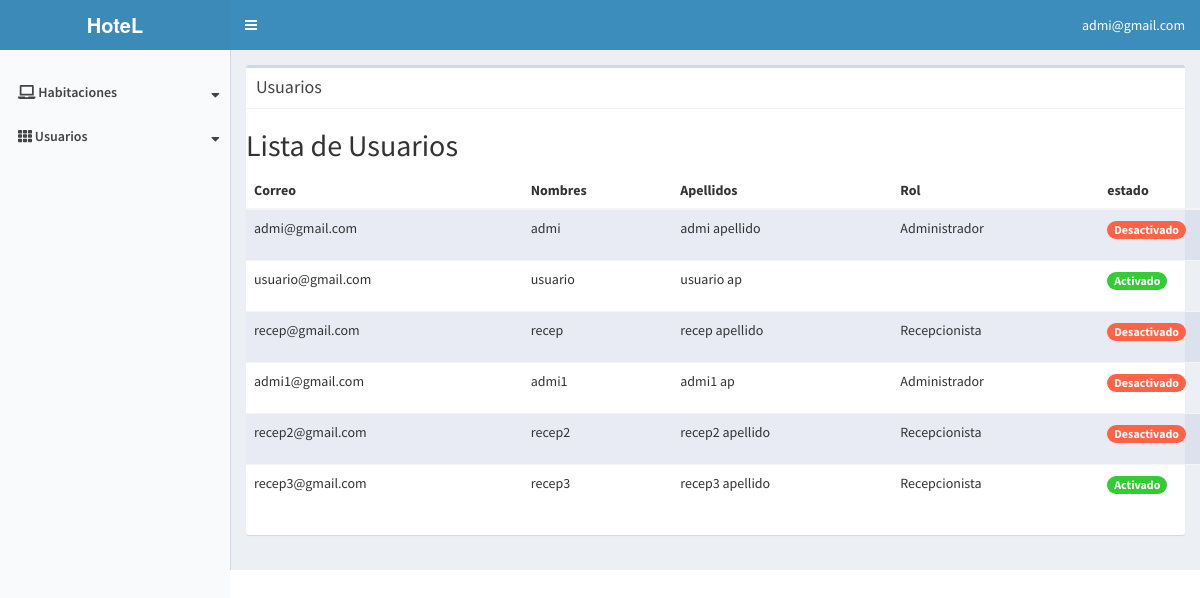
The page /listarUsuario.php (signed in) on the database its author committed.
### tables this page shows
CREATE TABLE `usuarios` (
  `id` int(11) NOT NULL,
  `correo` varchar(40) NOT NULL,
  `password` varchar(40) NOT NULL,
  `nombres` varchar(40) NOT NULL,
  `apellidos` varchar(40) NOT NULL,
  `idrol` int(11) NOT NULL,
  `estado` char(1) NOT NULL DEFAULT '1'
);

CREATE TABLE `roles` (
  `id` int(11) NOT NULL,
  `descripcion` varchar(40) NOT NULL
);

### listarUsuario.php (the view, shortened to what this page needs)
<?php
include 'conexion.php';
include_once 'header.php';
$sql = "SELECT usuarios.id, correo, password, nombres, apellidos, idrol, estado, descripcion from usuarios left join roles on usuarios.idrol = roles.id";
$respuesta = $con->query($sql);
?>
<div class="content-wrapper">
    <section class="content">
        <div class="row">
            <div class="col-md-12">
                <div class="box">
                    <div class="box-header with-border">
                        <h1 class="box-title">Usuarios</h1>
                    </div>
                    <div class="container top ">
                        <div class="row justify-content-between">
                            <div class="col-12">
                                <h2>Lista de Usuarios</h2>
                                <table class="table table-hover table-warning table-striped ">
                                    <thead class="thead-dark">
                                        <tr>
                                            <th scope="col">Correo</th>
                                            <th scope="col">Nombres</th>
                                            <th scope="col">Apellidos</th>
                                            <th scope="col">Rol</th>
                                            <th scope="col">estado</th>
                                        </tr>
                                    </thead>
                                    <tbody>
                                        <?php
                                        while ($fila = $respuesta->fetch_assoc()) {
                                            echo '<tr>
                                <td>' . $fila['correo'] . '</td>
                                <td>' . $fila['nombres'] . '</td>
                                <td>' . $fila['apellidos'] . '</td>
                                <td>' . $fila['descripcion'] . '</td>
                                <td>';?> <?php echo $fila['estado']==1 ? '<a href="editarEstado.php?opcion='.$fila['estado'].'&id='.$fila['id'].'" class="badge badge-success">Activado</a>' :'<a  href="editarEstado.php?opcion='.$fila['estado'].'&id='.$fila['id'].'" class="badge badge-danger">Desactivado</a>'; ?> <?php echo' </td>
                                <td><a href="formeditUsuario.php?opcion=' . $fila['id'] . '" class="btn btn-outline-success" ><i class="far fa-edit"></i></a></td>
                            </tr>';
                                        }
                                        ?>
                                    </tbody>
                                </table>
                            </div>
                        </div>
                    </div>
                </div>
            </div>
        </div>
    </section>
    <?php require_once('footer.php'); ?>

### header.php (shortened to what this page needs)
<!DOCTYPE html>
<html>
  <head>
    <link rel="stylesheet" href="css/bootstrap.min.css">
    <link rel="stylesheet" href="css/font-awesome.css">
    <link rel="stylesheet" href="css/AdminLTE.min.css">
    <link rel="stylesheet" href="css/_all-skins.min.css">
    <link rel="stylesheet" href="style.css">
   </head>
   <body class="hold-transition skin-blue-light sidebar-mini">
    <div class="wrapper">
      <header class="main-header">
        <a href="index2.html" class="logo">
          <span class="logo-lg"><b>HoteL</b></span>
        </a>
        <nav class="navbar navbar-static-top" role="navigation">
          <a href="#" class="sidebar-toggle" data-toggle="offcanvas" role="button">
          </a>
          <div class="navbar-custom-menu">
            <ul class="nav navbar-nav">
              <li class="dropdown user user-menu">
                <a href="#" class="dropdown-toggle" data-toggle="dropdown">
                  <span class="hidden-xs"><?php echo $_SESSION['correo'];?></span>
                </a>
              </li>
            </ul>
          </div>
        </nav>
      </header>
      <aside class="main-sidebar">
        <section class="sidebar">
          <ul class="sidebar-menu">
            <li class="header"></li>
            <li class="treeview">
              <a href="#">
                <i class="fa fa-laptop"></i>
                <span>Habitaciones</span>
                <i class="fas fa-sort-down pull-right"></i>
              </a>
            </li>
            <li class="treeview">
              <a href="#">
                <i class="fa fa-th"></i>
                <span>Usuarios</span>
                <i class="fas fa-sort-down pull-right"></i>
              </a>
            </li>
          </ul>
        </section>
      </aside>

### footer.php (shortened to what this page needs)
  </body>
</html>

### style.css (style rules this page uses)
.badge-success { background: #32CD32 !important; }
.badge-danger { background: #FF6347 !important; }
.table-striped>tbody>tr:nth-of-type(odd) { background-color: #b7bedd50; }

### rows shown on the page
usuarios: correo "admi@gmail.com", nombres "admi", apellidos "admi apellido", idrol.descripcion "Administrador"
usuarios: correo "usuario@gmail.com", nombres "usuario", apellidos "usuario ap"
usuarios: correo "recep@gmail.com", nombres "recep", apellidos "recep apellido", idrol.descripcion "Recepcionista"
usuarios: correo "admi1@gmail.com", nombres "admi1", apellidos "admi1 ap", idrol.descripcion "Administrador"
usuarios: correo "recep2@gmail.com", nombres "recep2", apellidos "recep2 apellido", idrol.descripcion "Recepcionista"
usuarios: correo "recep3@gmail.com", nombres "recep3", apellidos "recep3 apellido", idrol.descripcion "Recepcionista"

### other values the page prints
$_SESSION['correo'] "admi@gmail.com"
